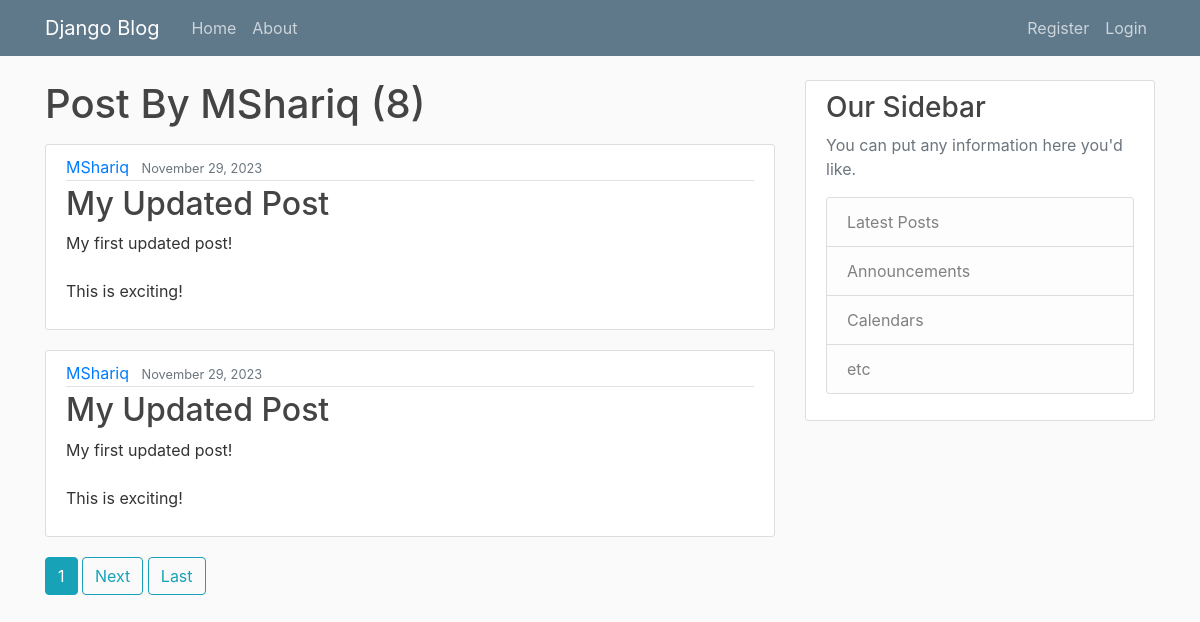
Screenshot of /blog/user/MShariq with the database file from the repository.
### blogapp/models.py (models this page shows, shortened)
class Post(models.Model):
    title = models.CharField(max_length=100)
    content = models.TextField()
    date_posted = models.DateTimeField(default=timezone.now)
    author = models.ForeignKey(User , on_delete=models.CASCADE)

### blogapp/views.py (the view)
# urls.py: path('user/<str:username>',UserPostListView.as_view(), name='user_post'),
class UserPostListView(ListView):
    model = Post
    template_name = 'blogs/user_post.html'#<app_name>/<ModelName>_<typeofdatatype>.html
    context_object_name = 'posts'
    paginate_by = 2
    def get_queryset(self):
        user = get_object_or_404(User , username=self.kwargs.get('username'))
        return Post.objects.filter(author=user).order_by('-date_posted')

### blogapp/templates/blogs/user_post.html (shortened to what this page needs)
{% extends "blogs/base.html"%}
{% block content %}
    <h1 class="mb-3">Post By {{ view.kwargs.username }} ({{ page_obj.paginator.count }})</h1>
    {% for post in posts %}
        <article class="media content-section">
            <div class="media-body">
            <div class="article-metadata">
            <a class="mr-2" href="{% url 'user_post' post.author.username %}">{{ post.author }}</a>
            <small class="text-muted">{{ post.date_posted|date:"F d, Y" }}</small>
            </div>
            <h2><a class="article-title" href="{% url 'post-detail' post.id %}">{{ post.title }}</a></h2>
            <p class="article-content">{{ post.content }}</p>
            </div>
            </article>
    {% endfor %}
    <div>
        {% if is_paginated %}
            {% for num in page_obj.paginator.page_range %}
                {% if page_obj.number == num %}
                    <a class="btn btn-info mb-6" href="{{ num }}">{{ num }}</a>
                {% endif%}
            {% endfor %}
        {% if page_obj.has_next %}
                <a class="btn btn-outline-info mb-6" href="?page={{ page_obj.next_page_number }}">Next</a>
                <a class="btn btn-outline-info mb-6" href="?page={{ page_obj.paginator.num_pages }} ">Last</a>
            {% endif %}
        {% endif %}
</div>
{% endblock content %}

### blogapp/static/blogs/main.css (style rules this page uses)
body { background: #fafafa; color: #333333; margin-top: 5rem; }
h1, h2, h3, h4, h5, h6 { color: #444444; }
.content-section { background: #ffffff; padding: 10px 20px; border: 1px solid #dddddd; border-radius: 3px; margin-bottom: 20px; }
.article-title { color: #444444; }
.article-content { white-space: pre-line; }
.article-metadata { padding-bottom: 1px; margin-bottom: 4px; border-bottom: 1px solid #e3e3e3 }

### rows the page displays
Post: author "MShariq", date_posted "November 29, 2023", title "My Updated Post", content "My first updated post! This is exciting!"
Post: author "MShariq", date_posted "November 29, 2023", title "My Updated Post", content "My first updated post! This is exciting!"

### other values shown
{{ view.kwargs.username }} "MShariq"
{{ page_obj.paginator.count }} "8"
{{ num }} "1"
